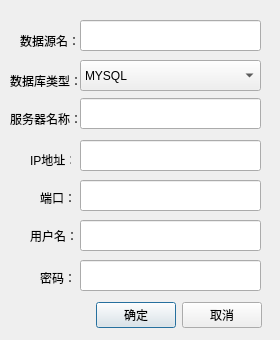
<?xml version="1.0" encoding="UTF-8"?>
<ui version="4.0">
 <class>NewDataSourceDialog</class>
 <widget class="QDialog" name="NewDataSourceDialog">
  <property name="geometry">
   <rect>
    <x>0</x>
    <y>0</y>
    <width>280</width>
    <height>340</height>
   </rect>
  </property>
  <property name="sizePolicy">
   <sizepolicy hsizetype="Fixed" vsizetype="Fixed">
    <horstretch>0</horstretch>
    <verstretch>0</verstretch>
   </sizepolicy>
  </property>
  <property name="minimumSize">
   <size>
    <width>280</width>
    <height>340</height>
   </size>
  </property>
  <property name="maximumSize">
   <size>
    <width>280</width>
    <height>340</height>
   </size>
  </property>
  <property name="windowTitle">
   <string>dialog</string>
  </property>
  <widget class="QLineEdit" name="lineEdit_dbServerPort">
   <property name="geometry">
    <rect>
     <x>80</x>
     <y>180</y>
     <width>181</width>
     <height>31</height>
    </rect>
   </property>
  </widget>
  <widget class="QLineEdit" name="lineEdit_dbUser">
   <property name="geometry">
    <rect>
     <x>80</x>
     <y>220</y>
     <width>181</width>
     <height>31</height>
    </rect>
   </property>
  </widget>
  <widget class="QLabel" name="label_7">
   <property name="geometry">
    <rect>
     <x>30</x>
     <y>230</y>
     <width>54</width>
     <height>12</height>
    </rect>
   </property>
   <property name="text">
    <string>用户名：</string>
   </property>
  </widget>
  <widget class="QLineEdit" name="lineEdit_DataSrcName">
   <property name="geometry">
    <rect>
     <x>80</x>
     <y>20</y>
     <width>181</width>
     <height>31</height>
    </rect>
   </property>
  </widget>
  <widget class="QLabel" name="label">
   <property name="geometry">
    <rect>
     <x>20</x>
     <y>31</y>
     <width>61</width>
     <height>20</height>
    </rect>
   </property>
   <property name="text">
    <string>数据源名：</string>
   </property>
  </widget>
  <widget class="QLineEdit" name="lineEdit_dbServerName">
   <property name="geometry">
    <rect>
     <x>80</x>
     <y>98</y>
     <width>181</width>
     <height>31</height>
    </rect>
   </property>
  </widget>
  <widget class="QLabel" name="label_8">
   <property name="geometry">
    <rect>
     <x>40</x>
     <y>270</y>
     <width>31</width>
     <height>16</height>
    </rect>
   </property>
   <property name="text">
    <string>密码：</string>
   </property>
  </widget>
  <widget class="QWidget" name="layoutWidget">
   <property name="geometry">
    <rect>
     <x>21</x>
     <y>300</y>
     <width>241</width>
     <height>31</height>
    </rect>
   </property>
   <layout class="QHBoxLayout" name="horizontalLayout_2">
    <item>
     <spacer name="horizontalSpacer">
      <property name="orientation">
       <enum>Qt::Horizontal</enum>
      </property>
      <property name="sizeHint" stdset="0">
       <size>
        <width>40</width>
        <height>28</height>
       </size>
      </property>
     </spacer>
    </item>
    <item>
     <widget class="QPushButton" name="pbt_Confirm">
      <property name="text">
       <string>确定</string>
      </property>
     </widget>
    </item>
    <item>
     <widget class="QPushButton" name="pbt_Cancel">
      <property name="text">
       <string>取消</string>
      </property>
     </widget>
    </item>
   </layout>
  </widget>
  <widget class="QLabel" name="label_4">
   <property name="geometry">
    <rect>
     <x>10</x>
     <y>109</y>
     <width>71</width>
     <height>20</height>
    </rect>
   </property>
   <property name="text">
    <string>服务器名称：</string>
   </property>
  </widget>
  <widget class="QLineEdit" name="lineEdit_dbPassword">
   <property name="geometry">
    <rect>
     <x>80</x>
     <y>260</y>
     <width>181</width>
     <height>31</height>
    </rect>
   </property>
  </widget>
  <widget class="QLabel" name="label_3">
   <property name="geometry">
    <rect>
     <x>10</x>
     <y>71</y>
     <width>81</width>
     <height>20</height>
    </rect>
   </property>
   <property name="text">
    <string>数据库类型：</string>
   </property>
  </widget>
  <widget class="QLineEdit" name="lineEdit_dbServerIP">
   <property name="geometry">
    <rect>
     <x>80</x>
     <y>140</y>
     <width>181</width>
     <height>31</height>
    </rect>
   </property>
  </widget>
  <widget class="QLabel" name="label_5">
   <property name="geometry">
    <rect>
     <x>30</x>
     <y>150</y>
     <width>41</width>
     <height>20</height>
    </rect>
   </property>
   <property name="text">
    <string>IP地址：</string>
   </property>
  </widget>
  <widget class="QLabel" name="label_6">
   <property name="geometry">
    <rect>
     <x>40</x>
     <y>190</y>
     <width>31</width>
     <height>16</height>
    </rect>
   </property>
   <property name="text">
    <string>端口：</string>
   </property>
  </widget>
  <widget class="QComboBox" name="comboBox_dbType">
   <property name="geometry">
    <rect>
     <x>80</x>
     <y>60</y>
     <width>181</width>
     <height>31</height>
    </rect>
   </property>
   <item>
    <property name="text">
     <string>MYSQL</string>
    </property>
   </item>
   <item>
    <property name="text">
     <string>SQLSERVER</string>
    </property>
   </item>
   <item>
    <property name="text">
     <string>ORACLE</string>
    </property>
   </item>
   <item>
    <property name="text">
     <string>KINGBASE</string>
    </property>
   </item>
  </widget>
 </widget>
 <resources/>
 <connections/>
</ui>
